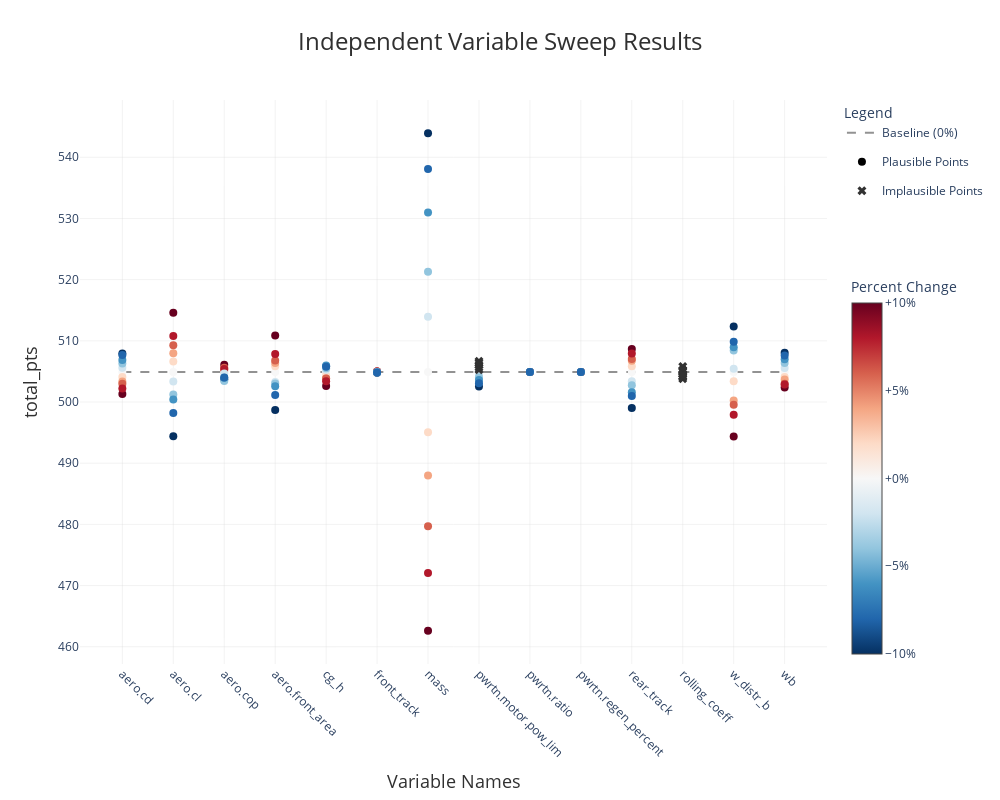

The notebook cell saved with this chart:
### Code cell
arr_sweep_results.plot()

### Figure 1 — Plotly figure (JSON) as saved in the notebook; plotly's stock layout.template omitted (floating-point values rounded to 4 significant figures; data arrays with more than 128 entries replaced by an {"elided": "..."} marker saying what was removed)
{"data": [{"line": {"color": "rgba(100, 100, 100, 0.7)", "dash": "dash", "width": 2}, "mode": "lines", "name": "Baseline (0%)", "type": "scatter", "x": ["aero.cd", "aero.cl", "aero.cop", "aero.front_area", "cg_h", "front_track", "mass", "pwrtn.motor.pow_lim", "pwrtn.ratio", "pwrtn.regen_percent", "rear_track", "rolling_coeff", "w_distr_b", "wb"], "y": [504.9, 504.9, 504.9, 504.9, 504.9, 504.9, 504.9, 504.9, 504.9, 504.9, 504.9, 504.9, 504.9, 504.9]}, {"hovertemplate": "%{x}<br>Points: %{y:.1f}<br>%{text}<extra></extra>", "marker": {"color": {"elided": "139 float values"}, "colorbar": {"len": 0.7, "tickformat": "+.0%", "title": {"text": "Percent Change"}, "y": 0, "yanchor": "bottom"}, "colorscale": [[0, "rgb(5,48,97)"], [0.1, "rgb(33,102,172)"], [0.2, "rgb(67,147,195)"], [0.3, "rgb(146,197,222)"], [0.4, "rgb(209,229,240)"], [0.5, "rgb(247,247,247)"], [0.6, "rgb(253,219,199)"], [0.7, "rgb(244,165,130)"], [0.8, "rgb(214,96,77)"], [0.9, "rgb(178,24,43)"], [1, "rgb(103,0,31)"]], "size": 8}, "mode": "markers", "name": "Plausible Points", "showlegend": false, "text": {"elided": "139 str values"}, "type": "scatter", "x": {"elided": "139 str values"}, "y": {"elided": "139 float values"}}, {"legendgroup": "plausible", "marker": {"color": "black", "size": 8}, "mode": "markers", "name": "Plausible Points", "showlegend": true, "type": "scatter", "x": [null], "y": [null]}, {"hovertemplate": "%{x}<br>Points: %{y:.1f}<br>%{text} (Implausible)<extra></extra>", "marker": {"color": "rgba(50, 50, 50, 1.0)", "size": 8, "symbol": "x"}, "mode": "markers", "name": "Implausible Points", "text": ["Step: +10%", "Step: +10%", "Step: +2%", "Step: +2%", "Step: +4%", "Step: +4%", "Step: +6%", "Step: +6%", "Step: +8%", "Step: +8%", "Step: -10%", "Step: -2%", "Step: -4%", "Step: -6%", "Step: -8%"], "type": "scatter", "x": ["pwrtn.motor.pow_lim", "rolling_coeff", "pwrtn.motor.pow_lim", "rolling_coeff", "pwrtn.motor.pow_lim", "rolling_coeff", "pwrtn.motor.pow_lim", "rolling_coeff", "pwrtn.motor.pow_lim", "rolling_coeff", "rolling_coeff", "rolling_coeff", "rolling_coeff", "rolling_coeff", "rolling_coeff"], "y": [506.7, 504.2, 505.3, 504.5, 505.7, 503.8, 506.0, 504.1, 506.4, 504.2, 505.8, 505.0, 505.2, 505.2, 504.6]}], "layout": {"height": 800, "hovermode": "closest", "legend": {"title": {"text": "Legend"}}, "margin": {"b": 80, "l": 80, "r": 120, "t": 100}, "plot_bgcolor": "white", "title": {"font": {"color": "#303030", "size": 24}, "text": "Independent Variable Sweep Results", "x": 0.5, "xanchor": "center"}, "width": 1000, "xaxis": {"gridcolor": "rgba(211, 211, 211, 0.3)", "gridwidth": 1, "showgrid": true, "tickangle": 45, "title": {"font": {"color": "#303030", "size": 18}, "text": "Variable Names"}}, "yaxis": {"gridcolor": "rgba(211, 211, 211, 0.3)", "gridwidth": 1, "showgrid": true, "title": {"font": {"color": "#303030", "size": 18}, "text": "total_pts"}, "zeroline": true, "zerolinecolor": "rgba(211, 211, 211, 0.8)", "zerolinewidth": 2}}}
